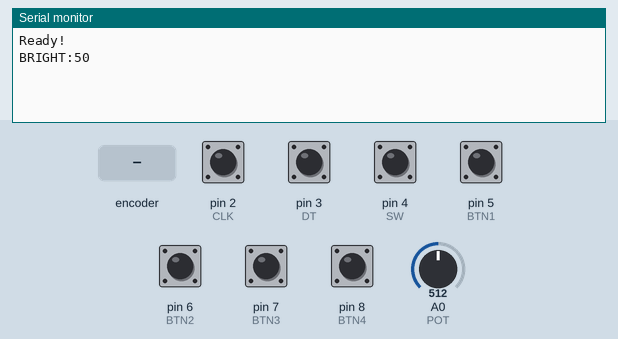
This sketch was run on a simulated Arduino Uno, built with avr-gcc and run on an emulated ATmega328P. On the bench: the last lines printed to the serial monitor. The inputs (shaded band) are chosen by the test bench; at power-on: pin 2 (CLK), pin 3 (DT), pin 4 (SW), pin 5 (BTN1), pin 6 (BTN2), pin 7 (BTN3), pin 8 (BTN4) HIGH, A0 (POT) = 512.

Above: at 1.2 s.
1.3 s: rotary encoder on pin 2 (CLK) / pin 3 (DT) turned 1 step (first pin leading)
At 2.3 s:
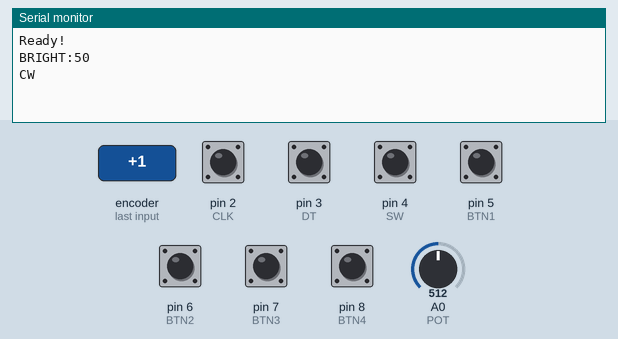
3.0 s: pin 4 (SW) pulled LOW for 0.15 s
At 3.5 s:
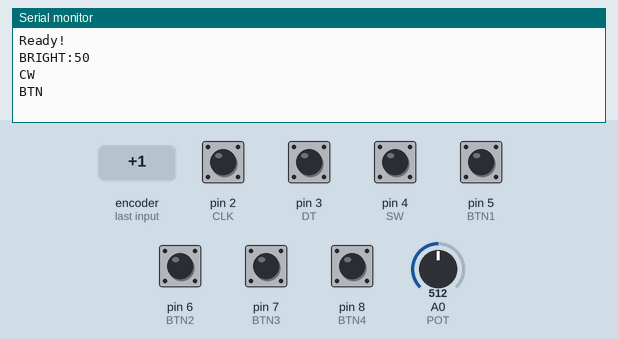
4.6 s: pin 5 (BTN1) pulled LOW for 0.15 s
At 5.8 s:
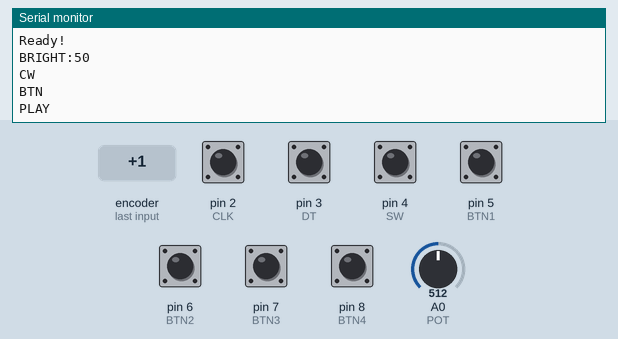
6.2 s: pin 6 (BTN2) pulled LOW for 0.15 s
At 7.2 s:
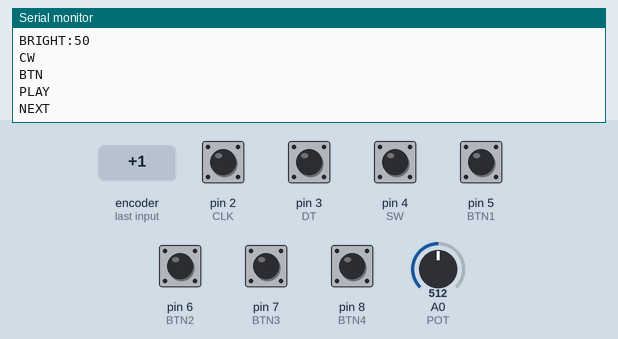
7.8 s: pin 7 (BTN3) pulled LOW for 0.15 s
At 8.4 s:
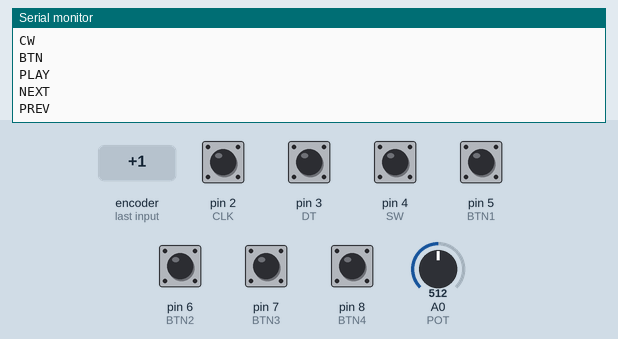
9.4 s: pin 8 (BTN4) pulled LOW for 0.15 s
At 10.8 s:
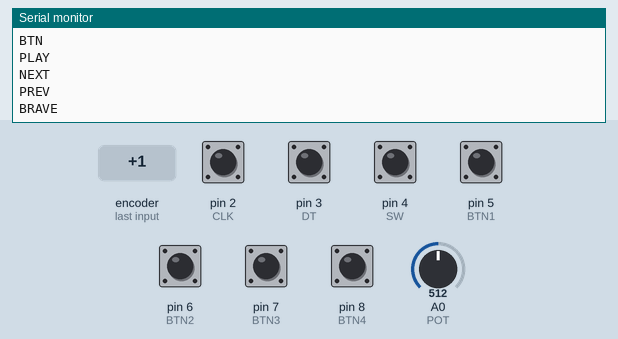

The sketch:

pc_control.ino
```cpp
#define CLK  2
#define DT   3
#define SW   4
#define BTN1 5
#define BTN2 6
#define BTN3 7
#define BTN4 8
#define POT  A0

volatile bool turned = false;
volatile bool direction = true;
bool lastSW   = HIGH;
bool lastBtn1 = HIGH, lastBtn2 = HIGH, lastBtn3 = HIGH, lastBtn4 = HIGH;
int lastBrightness = -1;
unsigned long lastPotRead = 0;

void encoderISR() {
  direction = (digitalRead(DT) == HIGH);
  turned = true;
}

void setup() {
  Serial.begin(9600);
  pinMode(CLK,  INPUT_PULLUP);
  pinMode(DT,   INPUT_PULLUP);
  pinMode(SW,   INPUT_PULLUP);
  pinMode(BTN1, INPUT_PULLUP);
  pinMode(BTN2, INPUT_PULLUP);
  pinMode(BTN3, INPUT_PULLUP);
  pinMode(BTN4, INPUT_PULLUP);
  attachInterrupt(digitalPinToInterrupt(CLK), encoderISR, FALLING);
  Serial.println("Ready!");
}

void loop() {
  // Encoder rotation
  if (turned) {
    turned = false;
    Serial.println(direction ? "CW" : "CCW");
  }

  // Encoder button (mute)
  bool sw = digitalRead(SW);
  if (sw == LOW && lastSW == HIGH) { Serial.println("BTN"); delay(50); }
  lastSW = sw;

  // Potentiometer — read only every 200ms with deadband of 5
  if (millis() - lastPotRead > 200) {
    lastPotRead = millis();

    // Average 5 readings to reduce noise
    int raw = 0;
    for (int i = 0; i < 5; i++) {
      raw += analogRead(POT);
      delay(2);
    }
    raw /= 5;

    int brightness = map(raw, 0, 1023, 0, 100);
    if (abs(brightness - lastBrightness) > 5) {  // deadband increased to 5
      Serial.print("BRIGHT:");
      Serial.println(brightness);
      lastBrightness = brightness;
    }
  }

  // Push buttons
  bool b1 = digitalRead(BTN1);
  bool b2 = digitalRead(BTN2);
  bool b3 = digitalRead(BTN3);
  bool b4 = digitalRead(BTN4);

  if (b1 == LOW && lastBtn1 == HIGH) { Serial.println("PLAY");  delay(50); }
  if (b2 == LOW && lastBtn2 == HIGH) { Serial.println("NEXT");  delay(50); }
  if (b3 == LOW && lastBtn3 == HIGH) { Serial.println("PREV");  delay(50); }
  if (b4 == LOW && lastBtn4 == HIGH) { Serial.println("BRAVE"); delay(50); }

  lastBtn1 = b1; lastBtn2 = b2; lastBtn3 = b3; lastBtn4 = b4;

  delay(1);
}
```

Measured:
- after the input at 1.3 s, the serial monitor: prints a new line at once (image 1)
- after the input at 3.0 s, the serial monitor: prints a new line at once (image 2)
- after the input at 4.6 s, the serial monitor: prints a new line at once (image 3)
- after the input at 6.2 s, the serial monitor: prints a new line at once (image 4)
- after the input at 7.8 s, the serial monitor: prints a new line at once (image 5)
- after the input at 9.4 s, the serial monitor: prints a new line at once (image 6)
